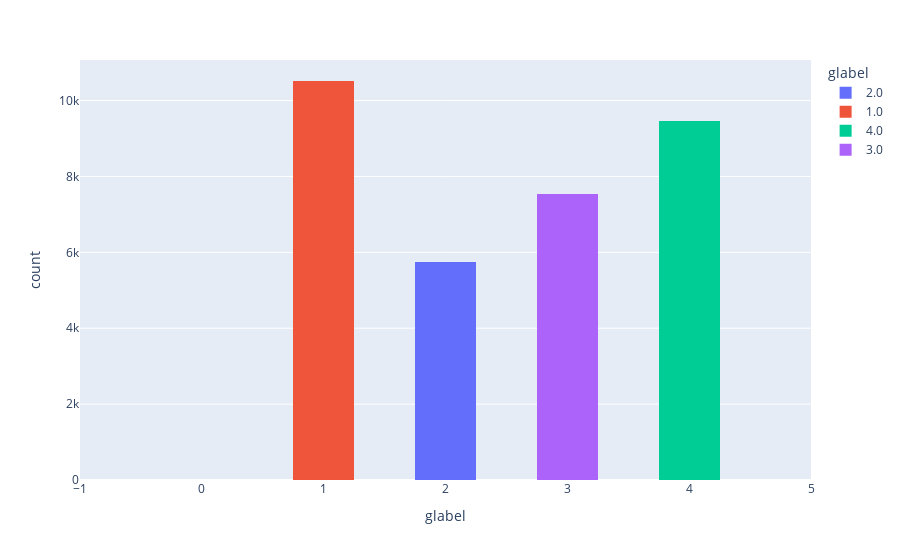
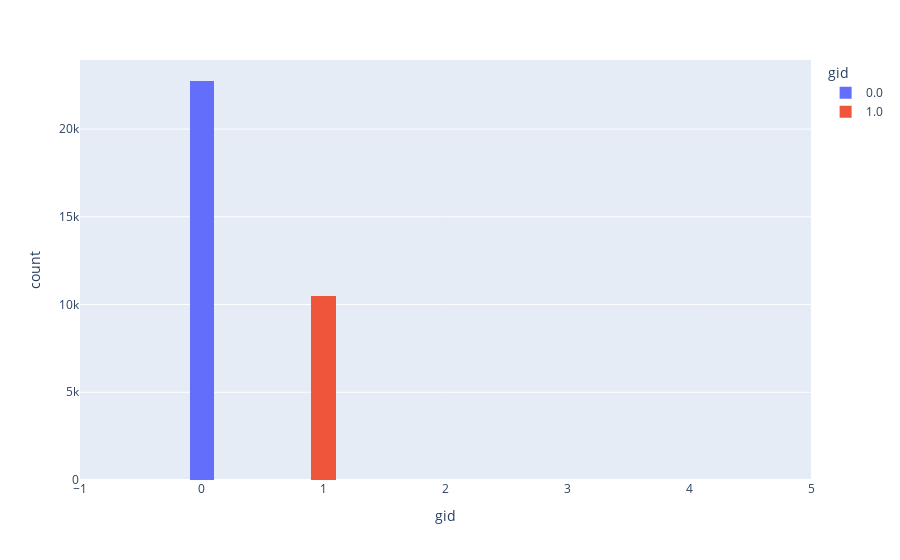
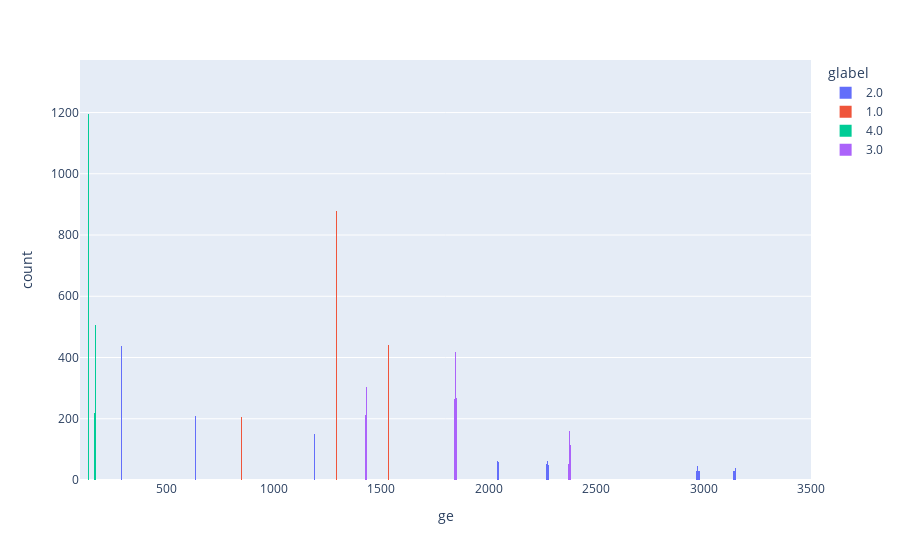

The cell these charts' notebook holds for them, in order:
### Code cell
#look at data loaded
import matplotlib.pyplot as plt
import plotly.express as px

plt.figure(figsize=(3,1))
fig = px.histogram(df, x="glabel",nbins=8, color="glabel")
fig.update_xaxes(range=[-1, 5])
fig.show()
plt.figure(figsize=(3,1))
fig = px.histogram(df, x="gid",nbins=8, color="gid")
fig.update_xaxes(range=[-1, 5])
fig.show()

fig = px.histogram(df, x="ge",nbins=3400, color="glabel")
fig.update_xaxes(range=[100, 3500])
fig.show()

#fig = px.scatter(df, x="e4",y="e0",color="glabel",opacity=0.5)
#fig.show()

### Figure 1 — Plotly figure (JSON) as saved in the notebook; plotly's stock layout.template omitted (floating-point values rounded to 4 significant figures; data arrays with more than 128 entries replaced by an {"elided": "..."} marker saying what was removed)
{"data": [{"alignmentgroup": "True", "bingroup": "x", "hoverlabel": {"namelength": 0}, "hovertemplate": "glabel=%{x}<br>count=%{y}", "legendgroup": "2.0", "marker": {"color": "#636efa"}, "name": "2.0", "nbinsx": 8, "offsetgroup": "2.0", "orientation": "v", "showlegend": true, "type": "histogram", "x": {"elided": "5733 int values"}, "xaxis": "x", "yaxis": "y"}, {"alignmentgroup": "True", "bingroup": "x", "hoverlabel": {"namelength": 0}, "hovertemplate": "glabel=%{x}<br>count=%{y}", "legendgroup": "1.0", "marker": {"color": "#EF553B"}, "name": "1.0", "nbinsx": 8, "offsetgroup": "1.0", "orientation": "v", "showlegend": true, "type": "histogram", "x": {"elided": "10515 int values"}, "xaxis": "x", "yaxis": "y"}, {"alignmentgroup": "True", "bingroup": "x", "hoverlabel": {"namelength": 0}, "hovertemplate": "glabel=%{x}<br>count=%{y}", "legendgroup": "4.0", "marker": {"color": "#00cc96"}, "name": "4.0", "nbinsx": 8, "offsetgroup": "4.0", "orientation": "v", "showlegend": true, "type": "histogram", "x": {"elided": "9464 int values"}, "xaxis": "x", "yaxis": "y"}, {"alignmentgroup": "True", "bingroup": "x", "hoverlabel": {"namelength": 0}, "hovertemplate": "glabel=%{x}<br>count=%{y}", "legendgroup": "3.0", "marker": {"color": "#ab63fa"}, "name": "3.0", "nbinsx": 8, "offsetgroup": "3.0", "orientation": "v", "showlegend": true, "type": "histogram", "x": {"elided": "7544 int values"}, "xaxis": "x", "yaxis": "y"}], "layout": {"barmode": "relative", "legend": {"title": {"text": "glabel"}, "tracegroupgap": 0}, "margin": {"t": 60}, "xaxis": {"anchor": "y", "categoryarray": [2, 1, 4, 3], "categoryorder": "array", "domain": [0, 1], "range": [-1, 5], "title": {"text": "glabel"}}, "yaxis": {"anchor": "x", "domain": [0, 1], "title": {"text": "count"}}}}

### Figure 2 — Plotly figure (JSON) as saved in the notebook; plotly's stock layout.template omitted (floating-point values rounded to 4 significant figures; data arrays with more than 128 entries replaced by an {"elided": "..."} marker saying what was removed)
{"data": [{"alignmentgroup": "True", "bingroup": "x", "hoverlabel": {"namelength": 0}, "hovertemplate": "gid=%{x}<br>count=%{y}", "legendgroup": "0.0", "marker": {"color": "#636efa"}, "name": "0.0", "nbinsx": 8, "offsetgroup": "0.0", "orientation": "v", "showlegend": true, "type": "histogram", "x": {"elided": "22741 int values"}, "xaxis": "x", "yaxis": "y"}, {"alignmentgroup": "True", "bingroup": "x", "hoverlabel": {"namelength": 0}, "hovertemplate": "gid=%{x}<br>count=%{y}", "legendgroup": "1.0", "marker": {"color": "#EF553B"}, "name": "1.0", "nbinsx": 8, "offsetgroup": "1.0", "orientation": "v", "showlegend": true, "type": "histogram", "x": {"elided": "10515 int values"}, "xaxis": "x", "yaxis": "y"}], "layout": {"barmode": "relative", "legend": {"title": {"text": "gid"}, "tracegroupgap": 0}, "margin": {"t": 60}, "xaxis": {"anchor": "y", "categoryarray": [0, 1], "categoryorder": "array", "domain": [0, 1], "range": [-1, 5], "title": {"text": "gid"}}, "yaxis": {"anchor": "x", "domain": [0, 1], "title": {"text": "count"}}}}

### Figure 3 — Plotly figure (JSON) as saved in the notebook; plotly's stock layout.template omitted (floating-point values rounded to 4 significant figures; data arrays with more than 128 entries replaced by an {"elided": "..."} marker saying what was removed)
{"data": [{"alignmentgroup": "True", "bingroup": "x", "hoverlabel": {"namelength": 0}, "hovertemplate": "glabel=2.0<br>ge=%{x}<br>count=%{y}", "legendgroup": "2.0", "marker": {"color": "#636efa"}, "name": "2.0", "nbinsx": 3400, "offsetgroup": "2.0", "orientation": "v", "showlegend": true, "type": "histogram", "x": {"elided": "5733 float values"}, "xaxis": "x", "yaxis": "y"}, {"alignmentgroup": "True", "bingroup": "x", "hoverlabel": {"namelength": 0}, "hovertemplate": "glabel=1.0<br>ge=%{x}<br>count=%{y}", "legendgroup": "1.0", "marker": {"color": "#EF553B"}, "name": "1.0", "nbinsx": 3400, "offsetgroup": "1.0", "orientation": "v", "showlegend": true, "type": "histogram", "x": {"elided": "10515 float values"}, "xaxis": "x", "yaxis": "y"}, {"alignmentgroup": "True", "bingroup": "x", "hoverlabel": {"namelength": 0}, "hovertemplate": "glabel=4.0<br>ge=%{x}<br>count=%{y}", "legendgroup": "4.0", "marker": {"color": "#00cc96"}, "name": "4.0", "nbinsx": 3400, "offsetgroup": "4.0", "orientation": "v", "showlegend": true, "type": "histogram", "x": {"elided": "9464 float values"}, "xaxis": "x", "yaxis": "y"}, {"alignmentgroup": "True", "bingroup": "x", "hoverlabel": {"namelength": 0}, "hovertemplate": "glabel=3.0<br>ge=%{x}<br>count=%{y}", "legendgroup": "3.0", "marker": {"color": "#ab63fa"}, "name": "3.0", "nbinsx": 3400, "offsetgroup": "3.0", "orientation": "v", "showlegend": true, "type": "histogram", "x": {"elided": "7544 float values"}, "xaxis": "x", "yaxis": "y"}], "layout": {"barmode": "relative", "legend": {"title": {"text": "glabel"}, "tracegroupgap": 0}, "margin": {"t": 60}, "xaxis": {"anchor": "y", "domain": [0, 1], "range": [100, 3500], "title": {"text": "ge"}}, "yaxis": {"anchor": "x", "domain": [0, 1], "title": {"text": "count"}}}}
